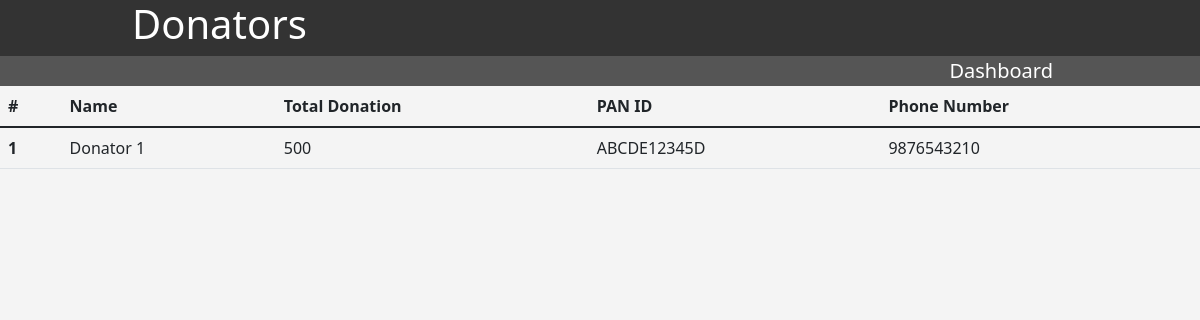
The page /3/donatorList on the database as committed earlier.
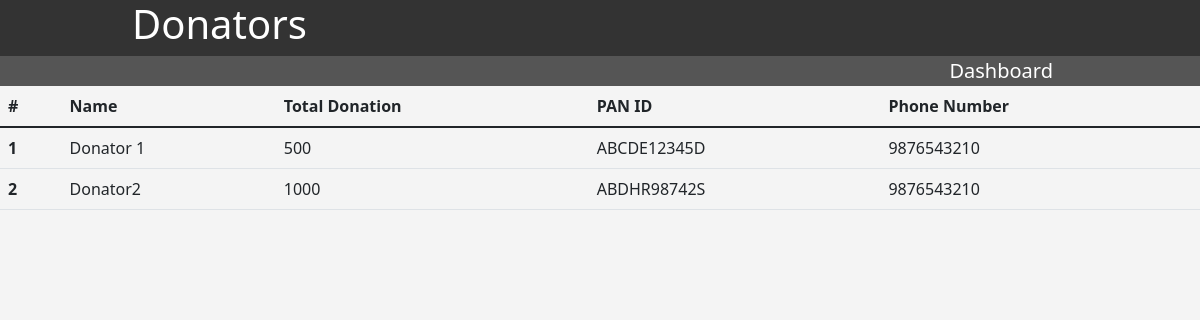
The same page on the database as committed later.
### application/models.py (models this page shows)
class Receipt(db.Model):
    __tablename__ = "receipt"
    rid = db.Column(db.Integer, primary_key = True, autoincrement = True)
    org_id = db.Column(db.Integer)
    receipt_date = db.Column(db.String)
    book_no = db.Column(db.Integer)
    receipt_no = db.Column(db.Integer)
    name = db.Column(db.String)
    address = db.Column(db.String)
    state = db.Column(db.String)
    pincode = db.Column(db.Integer)
    landline = db.Column(db.Integer)
    phoneno = db.Column(db.Integer)
    email = db.Column(db.String)
    id_type = db.Column(db.String)
    panid = db.Column(db.String)
    purpose = db.Column(db.String)
    amount = db.Column(db.Integer)
    mode = db.Column(db.String)
    realization_date = db.Column(db.String)

### application/controllers.py (the view)
@app.route("/<int:org_id>/donatorList")
def donators(org_id):
    donators = db.session.query(
        Receipt.name,
        func.sum(Receipt.amount).label('Amount'),
        Receipt.panid,
        Receipt.phoneno
    ).filter_by(org_id = org_id).group_by(Receipt.panid).all()
    return render_template("donators.html", donators = donators, org_id = org_id)

### templates/donators.html (shortened to what this page needs)
<!DOCTYPE html>
<html lang="en">
<head>
    <link href="https://cdn.jsdelivr.net/npm/bootstrap@5.2.0/dist/css/bootstrap.min.css" rel="stylesheet">
    <link rel = "stylesheet" type="text/css" href = "/static/css/style.css">
</head>
<body>
    <header id ="main-header">
        <div class = "container">
            <h1>Donators</h1>
        </div>
    </header>
    <nav id = "navbar">
        <div class="container">
            <li><a href ="/Organization/{{ org_id }}">Dashboard</a></li>
        </div>
    </nav>
      <table class="table">
          <thead>
            <tr>
              <th scope="col">#</th>
              <th scope="col">Name</th>
              <th scope="col">Total Donation</th>
              <th scope="col">PAN ID</th>
              <th scope="col">Phone Number</th>
            </tr>
          </thead>
          <tbody class="table-group-divider">
            {% for donator in donators %}
            <tr>
              <th scope="row">{{ loop.index }}</th>
              <td>{{donator[0]}}</td>
              <td>{{donator[1]}}</td>
              <td>{{donator[2]}}</td>
              <td>{{donator[3]}}</td>
            </tr>
            {% endfor %}
          </tbody>
        </table>
</body>
</html>

Rows that differ between the two databases and show on the page:
added Receipt: name "Donator2", amount "1000", panid "ABDHR98742S", phoneno "9876543210"
